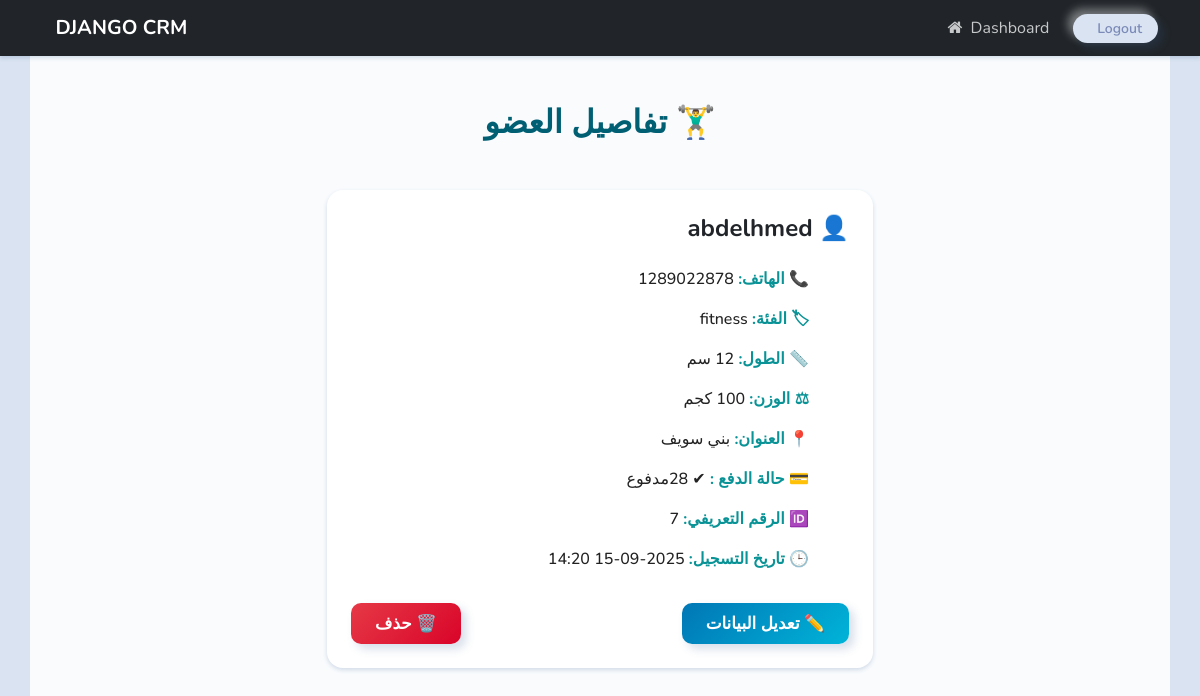
Screenshot of /view/7/ (signed in) with the database file from the repository.
### wbapp/models.py (models this page shows, shortened)
class record(models.Model):
    name=models.CharField( max_length=50)
    phone=models.IntegerField()
    category=models.ForeignKey(Category, on_delete=models.CASCADE)
    tall=models.IntegerField()
    wedight=models.IntegerField()
    adderss=models.CharField( max_length=500)
    create_at=models.DateTimeField( auto_now_add=True)
    last_payment = models.DateField(default=timezone.now, null=True, blank=True)
    @property
    def is_active(self):
        if self.last_payment:
          return timezone.now().date() - self.last_payment <= timedelta(days=30)
        return False
    @property
    def days_left(self):
     if self.last_payment:
        days_passed = (timezone.now().date() - self.last_payment).days
        return max(0, 30 - days_passed)  # لو أقل من 0 يرجع 0
     return 0

class Category(models.Model):
    name=models.CharField( max_length=100)
    create_at=models.DateTimeField( auto_now_add=True)
    def __str__(self):
        return self.name

### wbapp/views.py (the view)
# urls.py: path('view/<int:record_id>/',views.view,name="view"),
@login_required(login_url='login')
def view(request,record_id):
    all=get_object_or_404(record,id=record_id)
    context={"record":all}
    return render(request,'web/view.html',context)

### wbapp/template/web/view.html (shortened to what this page needs)
{% extends "base.html" %}
{% block content %}
<div class="container py-5" style="background: #f9fbfd; min-height: 100vh; direction: rtl;">
    <h2 class="text-center mb-5 fw-bold" style="color:#005f73; font-size:2rem;">
        🏋️‍♂️ تفاصيل العضو
    </h2>
    <div class="row justify-content-center">
        <div class="col-md-8 col-lg-6">
            <div class="card shadow-sm border-0 rounded-4">
                <div class="card-body p-4">
                    <h4 class="fw-bold text-dark mb-3">
                        👤 {{ record.name }}
                    </h4>
                    <ul class="list-unstyled mb-0 text-dark">
                        <li><strong>📞 الهاتف:</strong> {{ record.phone }}</li>
                        <li><strong>🏷 الفئة:</strong> {{ record.category }}</li>
                        <li><strong>📏 الطول:</strong> {{ record.tall }} سم</li>
                        <li><strong>⚖ الوزن:</strong> {{ record.wedight }} كجم</li>
                        <li><strong>📍 العنوان:</strong> {{ record.adderss }}</li>
                        <li><strong>💳 حالة الدفع :</strong>     <td>
                        {% if record.is_active %}
                            <span class="status-green"> ✔ {{record.days_left}}مدفوع  </span>
                        {% else %}
                            <span class="status-red">❌ منتهي</span>
                        {% endif %}
                    </td></li>
                        <li><strong>🆔 الرقم التعريفي:</strong> {{ record.id }}</li>
                        <li><strong>🕒 تاريخ التسجيل:</strong> {{ record.create_at|date:"Y-m-d H:i" }}</li>
                    </ul>
                    <div class="d-flex justify-content-between mt-4">
                        <a href="{% url 'update_record' record.id %}"
                           class="btn px-4 py-2 update-btn">
                            ✏️ تعديل البيانات
                        </a>
                        <a href="{% url 'delete' record.id %}"
                           class="btn px-4 py-2 delete-btn"
                           onclick="return confirm('هل أنت متأكد أنك تريد حذف هذا السجل؟');">
                            🗑️ حذف
                        </a>
                    </div>
                </div>
            </div>
        </div>
    </div>
</div>
{% endblock content %}

### wbapp/template/web/view.html (style rules this page uses)
.card { transition: 0.3s; background: #ffffff; }
.card h4 { color: #005f73; }
.card ul li { padding: 8px 0; font-size: 1rem; font-weight: 500; color: #222; }
.card ul li strong { color: #0a9396; }
.update-btn { background: linear-gradient(135deg, #0077b6, #00b4d8); color: white; font-size: 1.05rem; font-weight: 600; border-radius: 10px; transition: 0.3s; }
.delete-btn { background: linear-gradient(135deg, #e63946, #d90429); color: white; font-size: 1.05rem; font-weight: 600; border-radius: 10px; transition: 0.3s; }

### rows the page displays
record: name "abdelhmed", phone "1289022878", category "fitness", wedight "100", adderss "بني سويف", days_left "28", id "7", create_at "2025-09-15 14:20"
